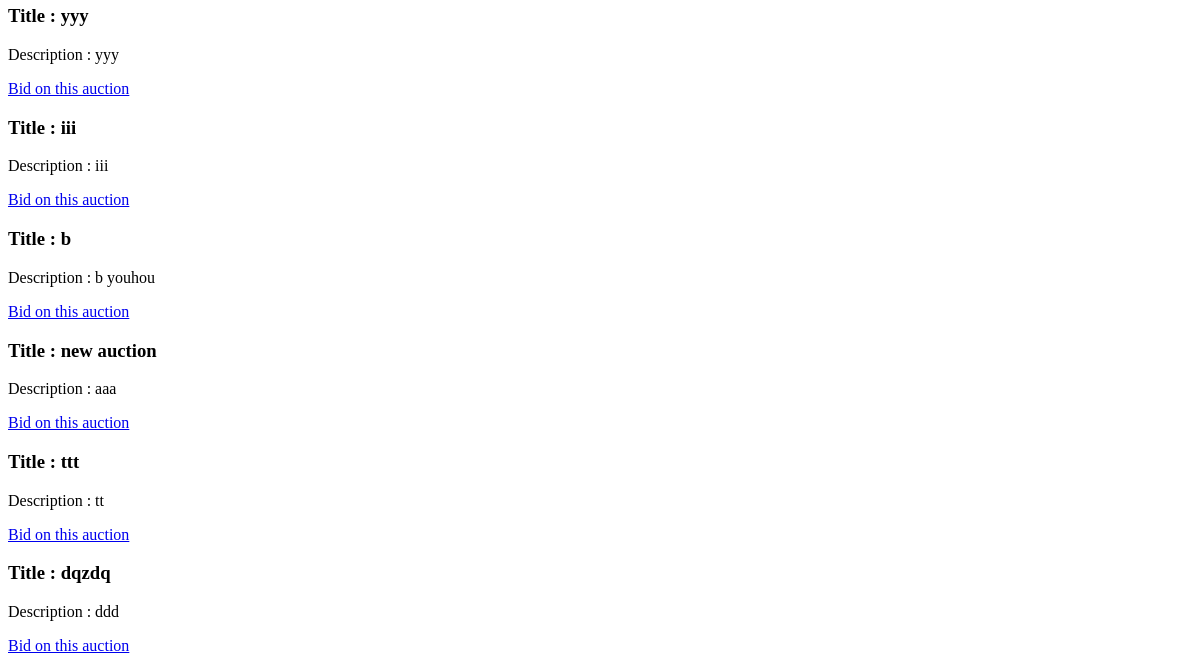
Page /yaasapp/active_auction_list (lower part) on the earlier database version.
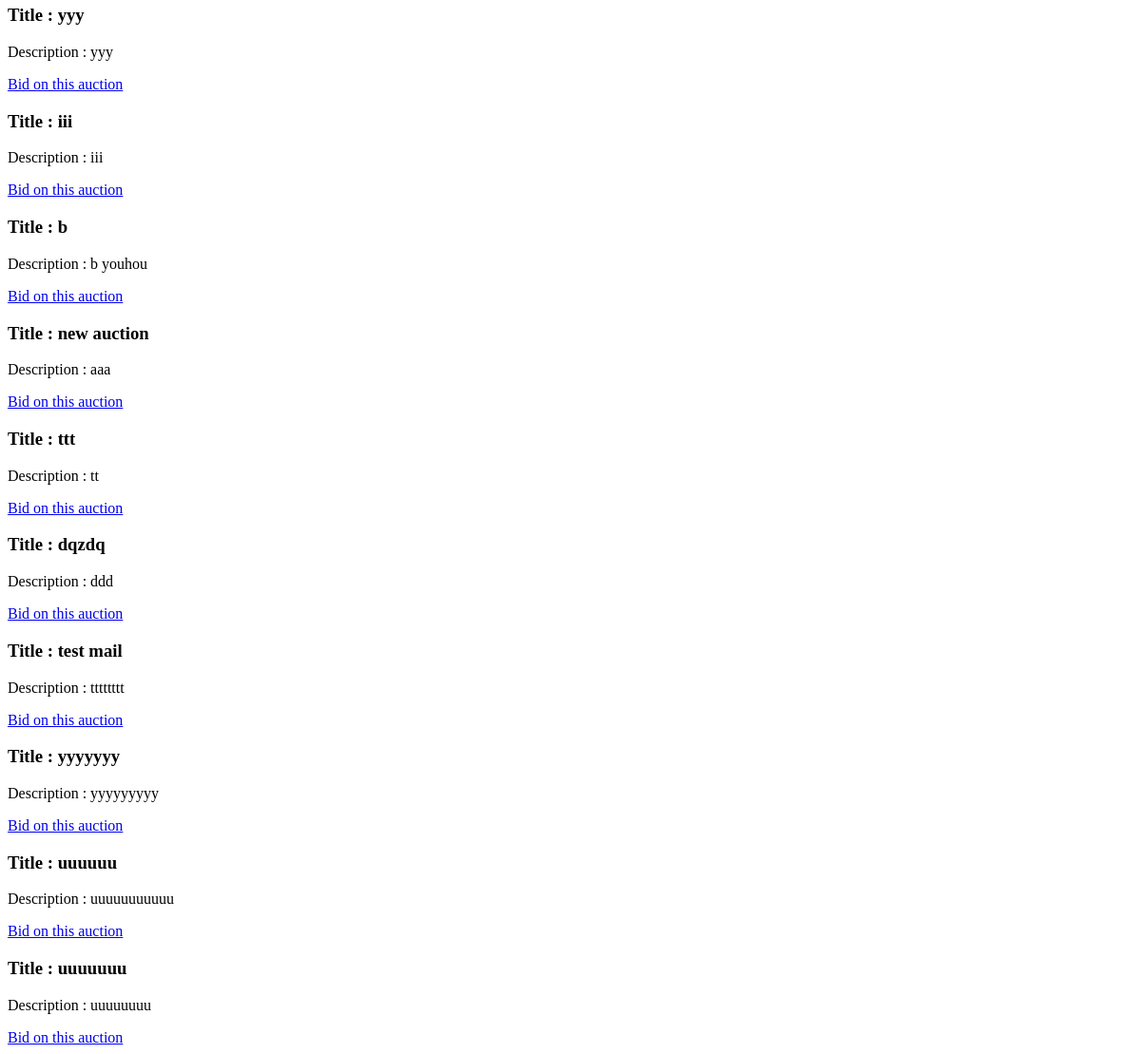
Same page on the later database version.
### yaasapp/models.py (models this page shows, shortened)
class Auction(models.Model):
    STATE = (
        ('ACTIVE', 'active'),
        ('BANNED', 'banned'),
        ('DUE', 'due'),
        ('DEFAULT', 'default'),
    )
    seller = models.ForeignKey(User, on_delete=models.CASCADE)
    title = models.CharField(max_length=60, blank=False)
    description = models.TextField(max_length=500, blank=False)
    min_price = models.FloatField(blank=False, default=1)
    state = models.CharField(max_length=1, choices=STATE, default='DEFAULT')
    post_date = models.DateField(default=date.today())
    deadline = models.DateField(default=date.today()+timedelta(days=3))

### yaasapp/views.py (the view)
# urls.py: path('active_auction_list', views.ActiveAuctionsView.as_view(),
class ActiveAuctionsView(generic.ListView):
    model = Auction
    template_name = 'yaasapp/search_active_auctions.html'
    context_object_name = 'active_auctions'
    def get_queryset(self):
        return Auction.objects.filter(
            state='ACTIVE'
        )

### yaasapp/templates/yaasapp/search_active_auctions.html (shortened to what this page needs)
<!DOCTYPE html>
<html lang="en">
<head>
</head>
<body>
    <br>
    {% if active_auctions %}
        {% for auction in active_auctions %}
            {% if auction.state == 'ACTIVE'%}
                <h3>Title : {{ auction.title }}</h3>
                <p>Description : {{ auction.description }}</p>
                {% if auction.seller != user %}
                    <a href="#">Bid on this auction</a>
                {% else %}
                    <p style="color: red">You cannot bid on this auction because you posted it !</p>
                    <a href="{% url 'yaasapp:update_auction' auction.id%}">Update auction</a>
                {% endif %}
            {% endif %}
        {% endfor %}
    {% else %}
    <p> There is no active auctions.</p>
    {% endif %}
</body>
</html>

Differences in the rows shown:
added Auction: title "test mail", description "tttttttt", shows "Bid on this auction"
added Auction: title "yyyyyyy", description "yyyyyyyyy", shows "Bid on this auction"
added Auction: title "uuuuuu", description "uuuuuuuuuuu", shows "Bid on this auction"
added Auction: title "uuuuuuu", description "uuuuuuuu", shows "Bid on this auction"
